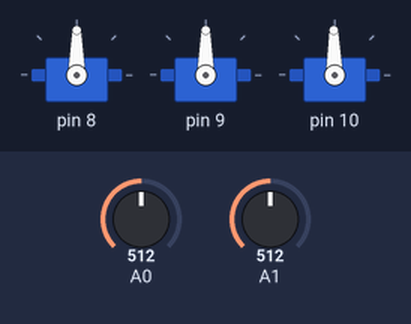
A sketch run on a simulated Arduino Uno, built with avr-gcc and run on an emulated ATmega328P. On the bench: 3 × servo. The test bench sets the inputs (shaded band); at power-on: A0 = 512, A1 = 512. What the sketch prints to the serial monitor is not drawn.

Above: at 1.2 s.
1.3 s: A0 set to 716
At 3.22 s:
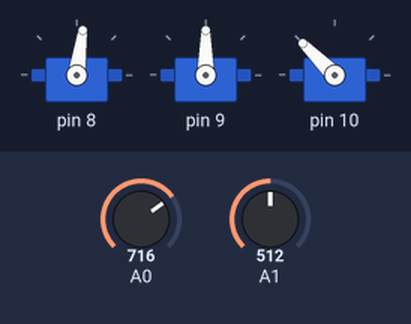
At 3.96 s:
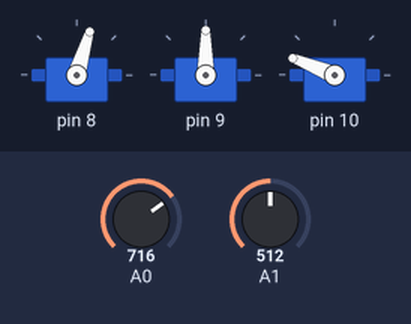
4.3 s: A1 set to 701
At 7.12 s:
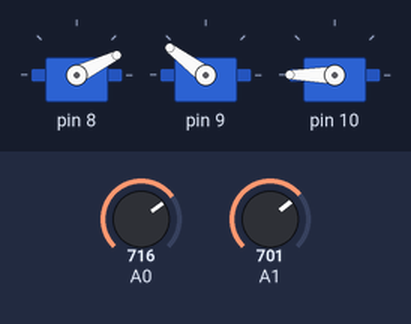
7.3 s: A1 set to 719
At 10.2 s:
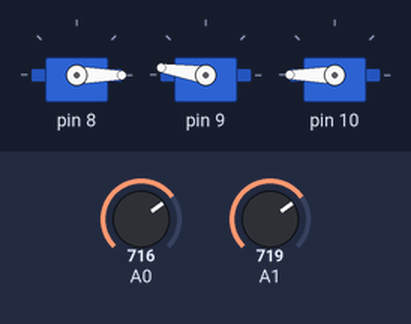
10.3 s: A0 set to 122
13.3 s: A1 set to 511
16.3 s: A0 set to 900
Timing chart, 0 to 20.3 s (numbered marks = the images above; inputs shaded):
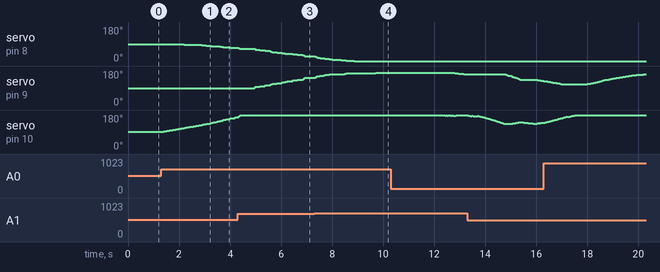

The sketch:

RobotArm.ino
```cpp
#include "Program.h"
#include "Operate2D.h"
#include "ServoTuning.h"

Program* programToRun;
void setup()
{
  Serial.begin(9600);
  programToRun = new Operate2D{};
}

void loop()
{
  programToRun->Run();
}
```

Controller.cpp
```cpp
#include <wiring_private.h>
#include <HardwareSerial.h>
#include "Controller.h"

#define STICK_MIDPOINT 512

Controller::Controller(uint8_t xPin, uint8_t yPin, float sensitivity, int deadZone)
  : m_xPin{xPin}
  , m_yPin{yPin}
  , m_Sensitivity{sensitivity}
  , m_Deadzone{deadZone}
{}

void Controller::Update(float deltaTime, Vector2f& target)
{
  // Read pins
  int analogX{analogRead(m_xPin)};
  int analogY{analogRead(m_yPin)};

  // Shift values to center
  analogX -= STICK_MIDPOINT;
  analogY -= STICK_MIDPOINT;

  // Calculate the maximum movement possible in this timestamp based on the stick sensitivity
  const float maximumDisplacement{m_Sensitivity * deltaTime};

  // Calculate actual movement values based on stick input values
  const float xDisplacement{float(analogX)/1024.f * maximumDisplacement};
  const float yDisplacement{float(analogY)/1024.f * maximumDisplacement};

  // Actual movement of the target
  if(abs(analogX) > m_Deadzone)
  {
    target.x += xDisplacement;
  }

  // -/+ are reversed for Y because down on the Y stick gives a higher value (~reversed)
  if(abs(analogY) > m_Deadzone)
  {
    target.y -= yDisplacement;
  }
}

float CalculateMovementStrength(int stickValue)
{
  // Make midpoint the actual center
  stickValue -= STICK_MIDPOINT;

  // Scale to float between -1 & 1
  float strength{stickValue / STICK_MIDPOINT};
  return strength;
}
```

Controller.h
```cpp
#ifndef CONTROLLER_H
#define CONTROLLER_H

#include <stdint.h>
#include "Vector2f.h"

// #define stickX A0 // GREEN WIRE on controller is X
// #define stickY A1 // BLUE WIRE on controller is Y


class Controller
{
public:
  Controller(uint8_t xPin, uint8_t yPin, float sensitivity, int deadZone = 100);

  void Update(float deltaTime, Vector2f& target);

private:
  uint8_t m_xPin;
  uint8_t m_yPin;
  int m_Deadzone;
  float m_Sensitivity; // Units moved per second (1 unit = length of arm segment)

  float CalculateMovementStrength(int stickValue);
};

#endif
```

MathHelpers.cpp
```cpp
#include "MathHelpers.h"

#include <math.h>
#define _USE_MATH_DEFINES

float ConvertDegreesToRadians(int angleInDegrees)
{
  return angleInDegrees * M_PI / 180;
}

int ConvertRadiansToDegrees(float angleInRadians)
{
  return int(angleInRadians / M_PI * 180);
}

int SimplifyDegrees(int angleInDegrees)
{
  const int radianCircle{360};
  while(angleInDegrees < 0)
  {
    angleInDegrees += radianCircle;
  }
  return angleInDegrees % radianCircle;
}

float SimplifyRadians(float angleInRadians)
{
  const float radianCircle{2 * M_PI};
  while(angleInRadians > radianCircle )
  {
    angleInRadians -= radianCircle;
  }

  while(angleInRadians < 0.f)
  {
    angleInRadians += radianCircle;
  }
  return angleInRadians;
}
```

MathHelpers.h
```cpp
#ifndef MATH_HELPERS_H
#define MATH_HELPERS_H

// TODO: make functions inline?
// TODO: turn into namespace
#include "Vector2f.h"
#include "Vector3f.h"

float ConvertDegreesToRadians(int angleInDegrees);
int ConvertRadiansToDegrees(float angleInRadians);
int SimplifyDegrees(int angleInDegrees);
float SimplifyRadians(float angleInRadians);

#endif
```

Operate2D.cpp
```cpp
#include "Arduino.h"

#include "Operate2D.h"
#include "MathHelpers.h"
#include "Controller.h"
#include "ServoSegment.h"
#include "RobotArm.h"


Operate2D::Operate2D()
    : m_pHandSegment{new ServoSegment{90, false}}
    , m_pElbowSegment{new ServoSegment{90, false}}
    , m_pBaseSegment{new ServoSegment{90, false}}
    , m_pController{new Controller{A0, A1, 2.f, 200}}
{
  m_pElbowSegment->SetChildSegment(m_pHandSegment);
  m_pBaseSegment->SetChildSegment(m_pElbowSegment);

  m_pBaseSegment->AttachServo(8);
  m_pElbowSegment->AttachServo(9);
  m_pHandSegment->AttachServo(10);

  m_pFullArm = new RobotArm{m_pBaseSegment};

  m_Target = m_pFullArm->GetEndPoint();
  // m_Target.Print();
  m_pFullArm->MoveToTarget(m_Target);
}

Operate2D::~Operate2D()
{
    delete m_pController;

    delete m_pFullArm;

    delete m_pBaseSegment;
    delete m_pElbowSegment;
    delete m_pHandSegment;
}

void Operate2D::Run()
{
  auto deltaTimeMilli{CalculateDeltaTime()};
  float deltaTime{float(deltaTimeMilli)/1000.f};

  m_pController->Update(deltaTime, m_Target);
  m_pFullArm->MoveToTarget(m_Target);
  //m_Target.Print();
}

unsigned long Operate2D::CalculateDeltaTime()
{
  static unsigned long previousTime{};
  unsigned long currentTime{millis()};
  unsigned long deltaTime{currentTime - previousTime};
  previousTime = currentTime;

  return deltaTime;
}
```

Operate2D.h
```cpp
#ifndef OPERATE_2D_H
#define OPERATE_2D_H

#include "Program.h"
#include "Vector2f.h"

class ServoSegment;
class RobotArm;
class Controller;

class Operate2D : public Program
{
  public:
    Operate2D();
    ~Operate2D();

    // void Init() override;
    void Run() override;

  private:
    Vector2f m_Target;
    ServoSegment* m_pHandSegment;
    ServoSegment* m_pElbowSegment;
    ServoSegment* m_pBaseSegment;

    RobotArm* m_pFullArm;

    Controller* m_pController;

    unsigned long CalculateDeltaTime();
};

#endif
```

PhantomSegment.cpp
```cpp
#include "PhantomSegment.h"
#include "ServoSegment.h"
#include "HardwareSerial.h"

PhantomSegment::PhantomSegment(ServoSegment* _pRepresentingSegment)
  : pRepresentingSegment{_pRepresentingSegment}
{
  angle = pRepresentingSegment->GetAngle();
  length = pRepresentingSegment->GetLength();
}

Vector2f PhantomSegment::GetLocalVector() const
{
  return Vector2f{angle, length};
}

void PhantomSegment::Refresh()
{
  angle = pRepresentingSegment->GetAngle();
}
```

PhantomSegment.h
```cpp
#ifndef PHANTOM_SEGMENT_H
#define PHANTOM_SEGMENT_H

#include "Vector2f.h"

class ServoSegment;

struct PhantomSegment
{
  PhantomSegment(ServoSegment* _pRepresentingSegment = nullptr);

  int angle;
  float length;
  ServoSegment* pRepresentingSegment;

  void Refresh();

  Vector2f GetLocalVector() const;
};

#endif
```

Program.h
```cpp
#ifndef PROGRAM_H
#define PROGRAM_H

class Program
{
public:
  Program(){};
  ~Program(){};

  // virtual void Init() = 0;
  virtual void Run() = 0;

private:
  // None
};

#endif
```

RobotArm.cpp
```cpp
#include "RobotArm.h"
#include "ServoSegment.h"
#include "PhantomSegment.h"
#include "HardwareSerial.h"
#include <math.h>
#include "MathHelpers.h"

RobotArm::RobotArm(ServoSegment* pBaseSegment)
  : m_pBaseSegment{pBaseSegment}
  , m_NrOfSegments{0}
{
  SetNrOfSegments();
  Serial.println(m_NrOfSegments);
  CreatePhantomArms();
  LinkPhantomToReal();
}

RobotArm::~RobotArm()
{
  delete[] m_PhantomSegmentArray;
}

void RobotArm::SetNrOfSegments()
{
  ServoSegment* pCurrentSegment = m_pBaseSegment;

  while(pCurrentSegment)
  {
    m_NrOfSegments += 1;
    pCurrentSegment = pCurrentSegment->GetChildSegment();
  }
}

void RobotArm::CreatePhantomArms()
{
  m_PhantomSegmentArray = new PhantomSegment[m_NrOfSegments];
}

void RobotArm::LinkPhantomToReal()
{
  auto currentSegment{m_pBaseSegment};
  for(int i = 0; i < m_NrOfSegments; ++i)
  {
    m_PhantomSegmentArray[i] = PhantomSegment{currentSegment};
    currentSegment = currentSegment->GetChildSegment();
  }
}

void RobotArm::RefreshPhantomSegments()
{
  for(int i{0}; i < m_NrOfSegments; ++i)
  {
    m_PhantomSegmentArray[i].Refresh();
  }
}

Vector2f RobotArm::GetEndPoint()
{
  return GetSegmentToEndVector(0);
}

void RobotArm::SetRealAngles()
{
  for(int i{0}; i < m_NrOfSegments; ++i)
  {
    m_PhantomSegmentArray[i].pRepresentingSegment->SetAngle(m_PhantomSegmentArray[i].angle);
  }
}

void RobotArm::MoveToTarget(Vector2f target, int nrOfIterations)
{
  RefreshPhantomSegments();

  for(int iteration{0}; iteration < nrOfIterations; ++iteration)
  {
    HoneInOnTarget(target);
  }
  // PrintPhantomAngles();
  SetRealAngles();
}

void RobotArm::HoneInOnTarget(Vector2f target)
{
  for(int segmentIdx{0}; segmentIdx < m_NrOfSegments; ++segmentIdx)
  {
    auto& currentSegment{m_PhantomSegmentArray[segmentIdx]};
    Vector2f vecToEnd{GetSegmentToEndVector(segmentIdx)};

    // Dot product to find delta radians
    auto angleInRadians{acos(target.Dot(vecToEnd) / (target.GetMagnitude() * vecToEnd.GetMagnitude()))};
    auto angleInDegrees{ConvertRadiansToDegrees(angleInRadians)};

    // Cross product to find handedness of rotation
    float crossProduct{vecToEnd.Cross(target)};
    float sign{crossProduct > 0.f ? 1.f : -1.f};

    int angleDiff{sign * angleInDegrees};
    currentSegment.angle = currentSegment.angle + angleDiff;

    target -= currentSegment.GetLocalVector();
    target.RotateByDegrees(180 - currentSegment.angle);
  }
}

void RobotArm::PrintPhantomAngles()
{
  for(int i{0}; i < m_NrOfSegments; ++i)
  {
    Serial.print(m_PhantomSegmentArray[i].angle);
    Serial.print(", ");
  }
  Serial.println("");
}

Vector2f RobotArm::GetSegmentToEndVector(int segmentIdx)
{
  Vector2f totalVec{0.f, 0.f};
  float lastWorldRotation{0};

  for(; segmentIdx < m_NrOfSegments; ++segmentIdx)
  {
    const auto& currentSegment{m_PhantomSegmentArray[segmentIdx]};
    auto segmentVector{currentSegment.GetLocalVector()};
    // Put vector in world space
    segmentVector.RotateByDegrees(lastWorldRotation);

    totalVec += segmentVector;

    // Reverse the segmentVector, as the new axis will align with the reversed vector
    segmentVector *= -1;
    // Get the rotation so that we can place the local vector in world space on the next iteration
    lastWorldRotation = segmentVector.GetAngleInDegrees();
  }

  return totalVec;
}
```

RobotArm.h
```cpp
#ifndef ROBOT_ARM_H
#define ROBOT_ARM_H

#include "Vector2f.h"

class ServoSegment;
class PhantomSegment;

class RobotArm
{
public:
  RobotArm(ServoSegment* pBaseSegment);
  ~RobotArm();

  // nrOfIterations will reduce operation smoothness, but can be increased when needing instant correct position
  void MoveToTarget(Vector2f target, const int nrOfIterations = 1);
  Vector2f GetEndPoint(); // Gets the vector going directly from the arm's base to its tip.

private:
  ServoSegment* m_pBaseSegment;
  PhantomSegment* m_PhantomSegmentArray;  // Purely digital representations of the segment arms that will serve as intermediaries for calculations
  // ==> AKA: we don't want the arms start jerking before they completely know where to go (~during calculations from RobotArm.cpp)

  int m_NrOfSegments;

  void SetNrOfSegments();         // Deduces the correct number of segments from the base segment.
  void CreatePhantomArms();       // Creates empty phantom arms (see declaration of m_pPhantomSegmentArray)
  void LinkPhantomToReal();       // Links the phantom arms to their physical representations (ServoSegment)
  void RefreshPhantomSegments();  // Makes sure that phantom arms have the same values (a) are their physical counterparts

  Vector2f GetSegmentToEndVector(int segmentIdx); // Gets the vector going from the base of a segment to the arm's tip IN THIS SEGMENT'S LOCAL SPACE (!)
  void HoneInOnTarget(Vector2f target);           // Tries to align the arm's tip to the desired location, multiple iterations needed

  void SetRealAngles();      // Sets the physical servo arms to the values stored in phantom arms (after sufficient iterations of HoneInOnTarget())
  void PrintPhantomAngles(); // Prints the angles currently stored in the phantom arms (FOR TESTING PURPOSES)
};

#endif
```

ServoSegment.cpp
```cpp
#include "ServoSegment.h"
#include "HardwareSerial.h"
#include "Servo.h"

ServoSegment::ServoSegment(int defaultAngleDeg, bool isServoReversed)
  : m_DefaultAngleDeg{defaultAngleDeg}
  , m_IsServoReversed{isServoReversed}
  , m_pChildSegment{nullptr}
  , m_SegmentLength{1.f}
{
  m_pServo = new Servo{};
}

ServoSegment::~ServoSegment()
{
  delete m_pServo;
  m_pServo = nullptr;
}

void ServoSegment::AttachServo(int DPWM)
{
  if(!m_pServo)
  {
    Serial.print("ERROR: No servo created to attach a slot to!\n");
    return;
  }

  if(m_pServo->attached())
  {
    Serial.print("ERROR: Servo already attached to slot!\n Could not connect to slot ");
    Serial.println(DPWM);
  }

  m_pServo->attach(DPWM);
  SetAngle(m_DefaultAngleDeg);
}

float ServoSegment::GetLength() const
{
  return m_SegmentLength;
}

int ServoSegment::GetAngle() const
{
  // If no servo attached, return invalid value
  if(!m_pServo->attached())
  {
    return -1;
  }

  const int maxAngle{180};
  const int currentAngle{m_pServo->read()};

  // If the servo is reversed, use the complementary angle
  return m_IsServoReversed ? maxAngle - currentAngle : currentAngle;
}

void ServoSegment::SetAngle(int angle)
{
  if(!m_pServo->attached())
  {
    Serial.println("No servo attached! Angle was not written!");
    return;
  }

  const int maxAngle{180};

  // If the servo is reversed, use the complementary angle
  m_pServo->write(m_IsServoReversed ? maxAngle - angle : angle);
}

void ServoSegment::SetChildSegment(ServoSegment* pChildSegment)
{
  m_pChildSegment = pChildSegment;
}

ServoSegment* ServoSegment::GetChildSegment() const
{
  if(m_pChildSegment)
  {
    return m_pChildSegment;
  }
  return nullptr;
}
```

ServoSegment.h
```cpp
#ifndef SERVO_ARM_H
#define SERVO_ARM_H

#include "Vector2f.h"

class Servo;

class ServoSegment
{
public:
  /* defaultAngleDeg: The angle that the Servo should default to;
     isServoReversed: If the physical servo is on the left side of the forward axis, this needs to be true
     pChildSegment: This is the next segment on the arm that is closer to its tip, if there is one */
  explicit ServoSegment(int defaultAngleDeg, bool isServoReversed);
  // Declared & defined destructor (see .cpp) because ServoSegment has ownership over a Servo object
  ~ServoSegment();

  // ServoSegments can not be copied or moved
  ServoSegment(const ServoSegment& other) = delete;
  ServoSegment& operator=(const ServoSegment& other) = delete;
  ServoSegment(ServoSegment&& other) = delete;
  ServoSegment& operator=(ServoSegment&& other) = delete;

  // Attach a pin, analogous to how the Servo.h library does this
  void AttachServo(int DPWM);

  int GetAngle() const;
  void SetAngle(int angle);
  float GetLength() const;

  void SetChildSegment(ServoSegment* pChildSegment);
  ServoSegment* GetChildSegment() const; // TODO: might be redundant/confusing, better to give RobotArm full ownership of the arm?

private:
  const int m_DefaultAngleDeg;

  float m_SegmentLength;

  bool m_IsServoReversed;

  Servo* m_pServo;
  ServoSegment* m_pChildSegment; // TODO: ServoSegment might not need a pointer to its child segment

};

#endif
```

ServoTuning.cpp
```cpp
#include "HardwareSerial.h"
#include "Servo.h"
#include "ServoTuning.h"

ServoTuning::ServoTuning()
  : m_pServo1{new Servo()}
  , m_pServo2{new Servo()}
  , m_pServo3{new Servo()}
{
  m_pServo1->attach(8);
  m_pServo2->attach(9);
  m_pServo3->attach(10);

  m_pServo1->write(0);
  m_pServo2->write(180);
  m_pServo3->write(0);
}

ServoTuning::~ServoTuning()
{
}

void ServoTuning::Run()
{

}
```

ServoTuning.h
```cpp
#ifndef SERVO_TUNING_H
#define SERVO_TUNING_H

#include "Program.h"

class Servo;

class ServoTuning : public Program
{
public:
    ServoTuning();
    ~ServoTuning();

    void Run() override;

private:
  Servo* m_pServo1;
  Servo* m_pServo2;
  Servo* m_pServo3;
};

#endif
```

Vector2f.cpp
```cpp
#include <HardwareSerial.h>
#include "Vector2f.h"
#include "MathHelpers.h"

#include <math.h>
#define _USE_MATH_DEFINES

Vector2f::Vector2f()
  : x{0.f}, y{0.f}
{};

Vector2f::Vector2f(float _x, float _y)
  : x{_x}, y{_y}
{};

Vector2f::Vector2f(int angleInDegrees, float magnitude)
{
  double angleInRadians = double(angleInDegrees) * M_PI / 180;
  x = cos(angleInRadians) * magnitude;
  y = sin(angleInRadians) * magnitude;
};

// Vector2f::Vector2f(const Point2f& point)
//   : x{point.x}, y{point.y}
// {};

const float Vector2f::GetMagnitude() const
{
  return sqrt(GetMagnitudeSquared());
}

const float Vector2f::GetMagnitudeSquared() const
{
  return x * x + y * y;
}

Vector2f Vector2f::operator*(float factor)
{
  return Vector2f{x * factor, y * factor};
}

Vector2f Vector2f::operator/(float factor)
{
  return Vector2f{x/factor, y/factor};
}

Vector2f Vector2f::operator+(const Vector2f &other)
{
  return Vector2f{x + other.x, y + other.y};
}

Vector2f Vector2f::operator-(const Vector2f &other)
{
  return Vector2f{x - other.x, y - other.y};
}

Vector2f& Vector2f::operator*=(float factor)
{
  x *= factor;
  y *= factor;
  return *this;
}

Vector2f& Vector2f::operator/=(float factor)
{
  x /= factor;
  y /= factor;
  return *this;
}

Vector2f& Vector2f::operator+=(const Vector2f& other)
{
  x += other.x;
  y += other.y;
  return *this;
}

Vector2f& Vector2f::operator-=(const Vector2f& other)
{
  x -= other.x;
  y -= other.y;
  return *this;
}

Vector2f& Vector2f::Normalize()
{
  auto magnitude{GetMagnitude()};
  *this /= magnitude;
  return *this;
}

void Vector2f::Print(const char* prefaceMsg)
{
  Serial.print(prefaceMsg);
  Serial.print(x);
  Serial.print(", ");
  Serial.println(y);
}

const float Vector2f::GetAngleInRadians() const
{
  return atan2f(y, x);
}

const int Vector2f::GetAngleInDegrees() const
{
  return ConvertRadiansToDegrees(GetAngleInRadians());
}

float Vector2f::Dot(const Vector2f& other) const
{
  return x * other.x + y * other.y;
}

float Vector2f::Cross(const Vector2f& other) const
{
  return x * other.y - y * other.x;
}

Vector2f& Vector2f::RotateByDegrees(int degrees)
{
  const float radians{ConvertDegreesToRadians(degrees)};
  return RotateByRadians(radians);
}

Vector2f& Vector2f::RotateByRadians(float radians)
{
  const float cosine{cos(radians)};
  const float sine{sin(radians)};

  float newX{cosine * x - sine * y};
  float newY{sine * x + cosine * y};

  x = newX;
  y = newY;

  return *this;
}
```

Vector2f.h
```cpp
#ifndef VECTOR_2F
#define VECTOR_2F

struct Vector2f{
  Vector2f();
  Vector2f(float _x, float _y);
  Vector2f(int angleInDegrees, float magnitude);
  // Vector2f(const Point2f& point);

  float x;
  float y;

  Vector2f operator*(float factor);
  Vector2f operator/(float factor);
  Vector2f operator+(const Vector2f& other);
  Vector2f operator-(const Vector2f& other);

  Vector2f& operator*=(float factor);
  Vector2f& operator/=(float factor);
  Vector2f& operator+=(const Vector2f& other);
  Vector2f& operator-=(const Vector2f& other);

  const float GetMagnitude() const;
  const float GetMagnitudeSquared() const;
  const float GetAngleInRadians() const;
  const int GetAngleInDegrees() const;
  Vector2f& Normalize();

  float Dot(const Vector2f& other) const;
  float Cross(const Vector2f& other) const;

  Vector2f& RotateByDegrees(int degrees);
  Vector2f& RotateByRadians(float radians);

  void Print(const char* prefaceMsg = "");
};

#endif
```

Source omitted: Vector3f.cpp (2450 bytes), Vector3f.h (952 bytes)

Measured:
- the behaviour switches between 712 and 713 on A1 (found by bisection; images 3 and 4)
- after the input at 1.3 s, servo on pin 8: moves from 90° to 69° over 2.5 s, starting after 0.45 s; servo on pin 10: moves from 91° to 169° over 2.9 s, starting after 0.06 s
